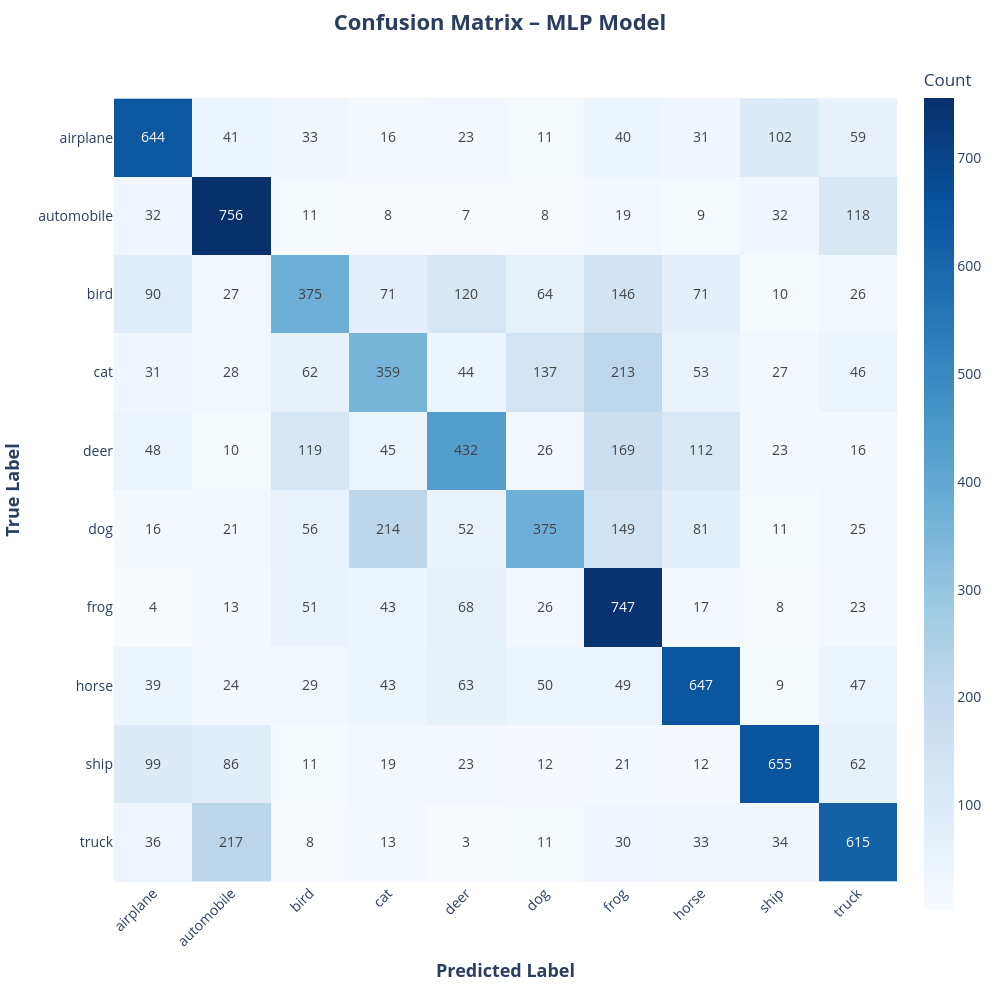

Write notebook code for a chart like this one.
### Code cell
# Compute confusion matrix
mlp_cm = confusion_matrix(y_true_mlp_final, y_pred_mlp_final)
mlp_df = pd.DataFrame(mlp_cm, index=class_names, columns=class_names)

# Create heatmap
fig = px.imshow(
    mlp_df,
    text_auto=True,
    color_continuous_scale='Blues',
    labels=dict(x="Predicted Label", y="True Label", color="Count")
)

# Customize layout
fig.update_layout(
    title=dict(
        text="<b>Confusion Matrix – MLP</b>",
        x=0.5,  # center title
        xanchor='center',
        font=dict(size=22)
    ),
    xaxis=dict(title='<b>Predicted Label</b>', title_font=dict(size=18), tickangle = -45),
    yaxis=dict(title='<b>True Label</b>', title_font=dict(size=18)),
    font=dict(size=14),
    width = 1000,
    height = 1000,
)

fig.show()

### Figure 1 — Plotly figure (JSON) as saved in the notebook; plotly's stock layout.template omitted (floating-point values rounded to 4 significant figures)
{"data": [{"coloraxis": "coloraxis", "hovertemplate": "Predicted Label: %{x}<br>True Label: %{y}<br>Count: %{z}<extra></extra>", "name": "0", "texttemplate": "%{z}", "type": "heatmap", "x": ["airplane", "automobile", "bird", "cat", "deer", "dog", "frog", "horse", "ship", "truck"], "xaxis": "x", "y": ["airplane", "automobile", "bird", "cat", "deer", "dog", "frog", "horse", "ship", "truck"], "yaxis": "y", "z": [[644, 41, 33, 16, 23, 11, 40, 31, 102, 59], [32, 756, 11, 8, 7, 8, 19, 9, 32, 118], [90, 27, 375, 71, 120, 64, 146, 71, 10, 26], [31, 28, 62, 359, 44, 137, 213, 53, 27, 46], [48, 10, 119, 45, 432, 26, 169, 112, 23, 16], [16, 21, 56, 214, 52, 375, 149, 81, 11, 25], [4, 13, 51, 43, 68, 26, 747, 17, 8, 23], [39, 24, 29, 43, 63, 50, 49, 647, 9, 47], [99, 86, 11, 19, 23, 12, 21, 12, 655, 62], [36, 217, 8, 13, 3, 11, 30, 33, 34, 615]]}], "layout": {"coloraxis": {"colorbar": {"title": {"text": "Count"}}, "colorscale": [[0, "rgb(247,251,255)"], [0.125, "rgb(222,235,247)"], [0.25, "rgb(198,219,239)"], [0.375, "rgb(158,202,225)"], [0.5, "rgb(107,174,214)"], [0.625, "rgb(66,146,198)"], [0.75, "rgb(33,113,181)"], [0.875, "rgb(8,81,156)"], [1, "rgb(8,48,107)"]]}, "font": {"size": 14}, "height": 1000, "margin": {"t": 60}, "title": {"font": {"size": 22}, "text": "<b>Confusion Matrix – MLP Model</b>", "x": 0.5, "xanchor": "center"}, "width": 1000, "xaxis": {"anchor": "y", "constrain": "domain", "domain": [0, 1], "scaleanchor": "y", "tickangle": -45, "title": {"font": {"size": 18}, "text": "<b>Predicted Label</b>"}}, "yaxis": {"anchor": "x", "autorange": "reversed", "constrain": "domain", "domain": [0, 1], "title": {"font": {"size": 18}, "text": "<b>True Label</b>"}}}}
